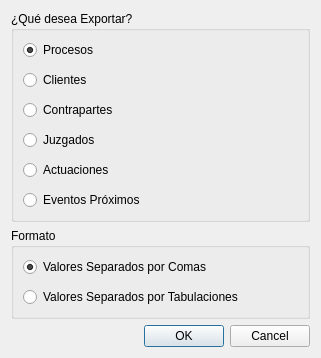
<?xml version="1.0" encoding="UTF-8"?>
<ui version="4.0">
 <class>ExportarCSVDialog</class>
 <widget class="QDialog" name="ExportarCSVDialog">
  <property name="windowModality">
   <enum>Qt::ApplicationModal</enum>
  </property>
  <property name="geometry">
   <rect>
    <x>0</x>
    <y>0</y>
    <width>321</width>
    <height>347</height>
   </rect>
  </property>
  <property name="windowTitle">
   <string>Exportar a CSV</string>
  </property>
  <layout class="QGridLayout" name="gridLayout">
   <item row="0" column="0">
    <layout class="QVBoxLayout" name="verticalLayout_3">
     <item>
      <widget class="QGroupBox" name="groupBox">
       <property name="title">
        <string>¿Qué desea Exportar?</string>
       </property>
       <layout class="QVBoxLayout" name="verticalLayout_5">
        <item>
         <layout class="QVBoxLayout" name="verticalLayout">
          <property name="spacing">
           <number>10</number>
          </property>
          <item>
           <widget class="QRadioButton" name="rdProcesos">
            <property name="text">
             <string>Procesos</string>
            </property>
            <property name="checked">
             <bool>true</bool>
            </property>
           </widget>
          </item>
          <item>
           <widget class="QRadioButton" name="rdDemandantes">
            <property name="text">
             <string>Clientes</string>
            </property>
           </widget>
          </item>
          <item>
           <widget class="QRadioButton" name="rdDemandados">
            <property name="text">
             <string>Contrapartes</string>
            </property>
           </widget>
          </item>
          <item>
           <widget class="QRadioButton" name="rdJuzgados">
            <property name="text">
             <string>Juzgados</string>
            </property>
           </widget>
          </item>
          <item>
           <widget class="QRadioButton" name="rdActuaciones">
            <property name="text">
             <string>Actuaciones</string>
            </property>
           </widget>
          </item>
          <item>
           <widget class="QRadioButton" name="rdActuacionesCriticas">
            <property name="text">
             <string>Eventos Próximos</string>
            </property>
           </widget>
          </item>
         </layout>
        </item>
       </layout>
      </widget>
     </item>
     <item>
      <widget class="QGroupBox" name="groupBox_2">
       <property name="title">
        <string>Formato</string>
       </property>
       <layout class="QVBoxLayout" name="verticalLayout_4">
        <item>
         <layout class="QVBoxLayout" name="verticalLayout_2">
          <property name="spacing">
           <number>10</number>
          </property>
          <item>
           <widget class="QRadioButton" name="rdCSV">
            <property name="text">
             <string>Valores Separados por Comas</string>
            </property>
            <property name="checked">
             <bool>true</bool>
            </property>
           </widget>
          </item>
          <item>
           <widget class="QRadioButton" name="rdTab">
            <property name="text">
             <string>Valores Separados por Tabulaciones</string>
            </property>
           </widget>
          </item>
         </layout>
        </item>
       </layout>
      </widget>
     </item>
     <item>
      <widget class="QDialogButtonBox" name="buttonBox">
       <property name="orientation">
        <enum>Qt::Horizontal</enum>
       </property>
       <property name="standardButtons">
        <set>QDialogButtonBox::Cancel|QDialogButtonBox::Ok</set>
       </property>
      </widget>
     </item>
    </layout>
   </item>
  </layout>
 </widget>
 <resources/>
 <connections>
  <connection>
   <sender>buttonBox</sender>
   <signal>accepted()</signal>
   <receiver>ExportarCSVDialog</receiver>
   <slot>accept()</slot>
   <hints>
    <hint type="sourcelabel">
     <x>248</x>
     <y>254</y>
    </hint>
    <hint type="destinationlabel">
     <x>157</x>
     <y>274</y>
    </hint>
   </hints>
  </connection>
  <connection>
   <sender>buttonBox</sender>
   <signal>rejected()</signal>
   <receiver>ExportarCSVDialog</receiver>
   <slot>reject()</slot>
   <hints>
    <hint type="sourcelabel">
     <x>316</x>
     <y>260</y>
    </hint>
    <hint type="destinationlabel">
     <x>286</x>
     <y>274</y>
    </hint>
   </hints>
  </connection>
 </connections>
</ui>
